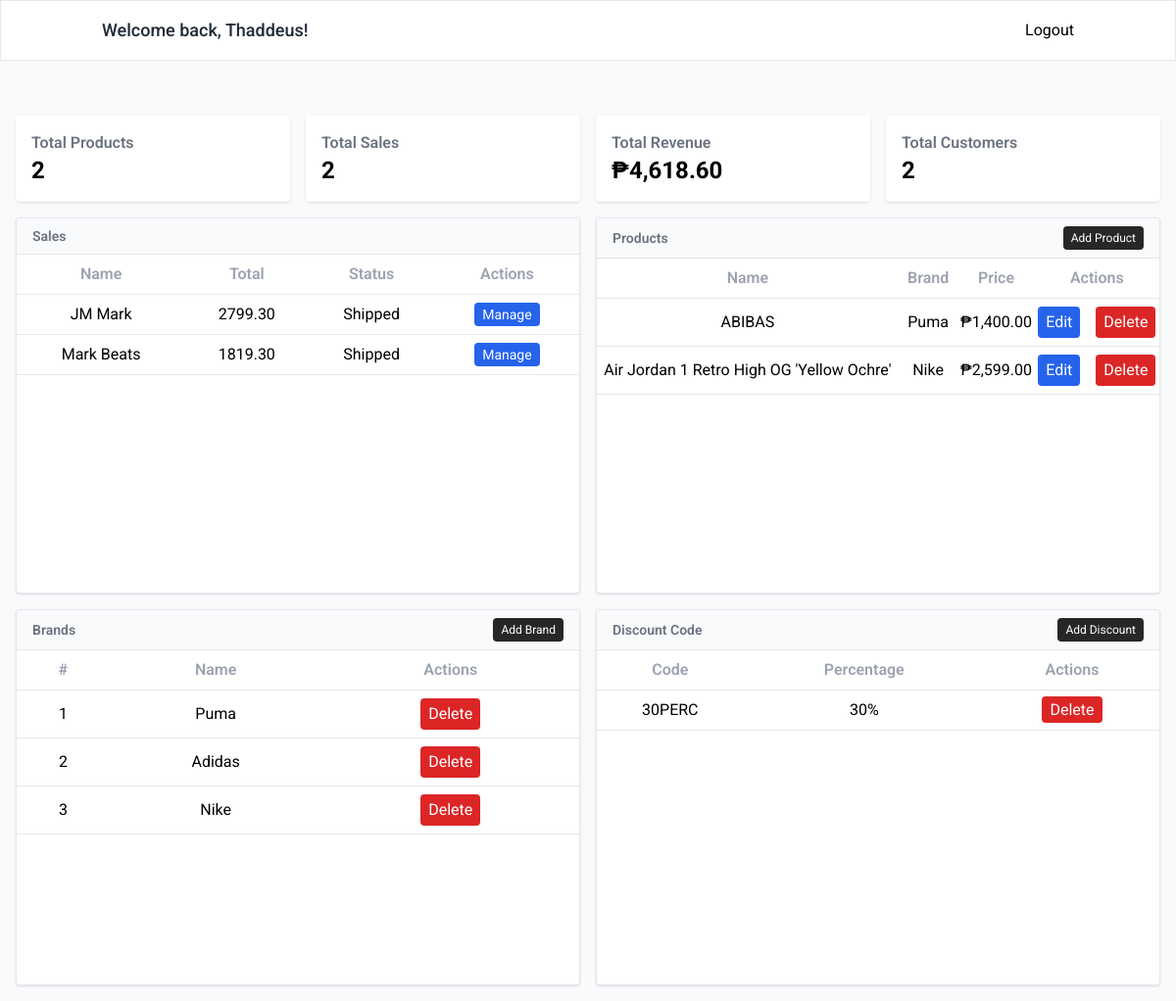
The app's page /admin/index.php (signed in) with its own data.
### tables this page shows
CREATE TABLE `sales` (
  `id` int(11) NOT NULL,
  `total` decimal(10,2) NOT NULL,
  `customer_name` varchar(255) NOT NULL,
  `address` varchar(255) NOT NULL,
  `city` varchar(255) NOT NULL,
  `status` enum('Pending','Processing','Confirmed','Out for Delivery','Shipped','Cancelled') NOT NULL,
  `sale_id` varchar(16) NOT NULL,
  `discount_code` varchar(255) DEFAULT NULL,
  `owner_id` int(11) NOT NULL
);

CREATE TABLE `products` (
  `id` int(11) NOT NULL,
  `name` varchar(255) NOT NULL,
  `price` decimal(15,2) NOT NULL,
  `image` varchar(255) NOT NULL,
  `stocks` int(11) NOT NULL DEFAULT 1,
  `brand_name` varchar(255) NOT NULL
);

CREATE TABLE `brands` (
  `id` int(11) NOT NULL,
  `brand_name` varchar(255) NOT NULL
);

CREATE TABLE `discount_code` (
  `id` int(11) NOT NULL,
  `discount_code` varchar(255) NOT NULL,
  `percentage` int(3) NOT NULL
);

### admin/index.php (the view, shortened to what this page needs)
<?php
    require_once '../config.php';
    $result = mysqli_query($conn, "SELECT * FROM products ORDER BY id DESC");
    $products = mysqli_fetch_all($result, MYSQLI_ASSOC);
    $result = mysqli_query($conn, "SELECT * FROM sales ORDER BY id DESC");
    $sales = mysqli_fetch_all($result, MYSQLI_ASSOC);
    $result = mysqli_query($conn, "SELECT * FROM brands ORDER BY id DESC");
    $brands = mysqli_fetch_all($result, MYSQLI_ASSOC);
    $discounts = mysqli_query($conn, "SELECT * FROM discount_code ORDER BY id DESC");
    $discounts = mysqli_fetch_all($discounts, MYSQLI_ASSOC);
?>
<!doctype html>
<html lang='en'>
<head>
    <script src='../assets/js/tailwind.js'></script>
    <link rel="stylesheet" href="../assets/css/main.css">
</head>
<body class="bg-gray-50 roboto">
    <nav class="border bg-white">
        <div class="container mx-auto p-4 flex items-center justify-between">
            <h1 class="text-lg font-medium text-gray-800">Welcome back, Thaddeus!</h1>
            <a href="../logout.php">Logout</a>
        </div>
    </nav>
    <div class="mt-10 p-4 max-w-7xl mx-auto space-y-4">
        <div class="grid md:grid-cols-4 grid-cols-2 gap-4">
            <div class="bg-white p-4 rounded shadow">
                <h5 class="text-gray-500 font-semibold">Total Products</h5>
                <p class="text-2xl font-bold"><?= count($products) ?></p>
            </div>
            <div class="bg-white p-4 rounded shadow">
                <h5 class="text-gray-500 font-semibold">Total Sales</h5>
                <p class="text-2xl font-bold"><?= count($sales) ?></p>
            </div>
            <div class="bg-white p-4 rounded shadow">
                <h5 class="text-gray-500 font-semibold">Total Revenue</h5>
                <p class="text-2xl font-bold">₱<?= number_format(array_sum(array_column($sales, 'total')), 2) ?></p>
            </div>
            <div class="bg-white p-4 rounded shadow">
                <h5 class="text-gray-500 font-semibold">Total Customers</h5>
                <p class="text-2xl font-bold"><?= count(array_unique(array_column($sales, 'customer_name'))) ?></p>
            </div>
        </div>
        <div class="grid grid-cols-1 md:grid-cols-2 gap-4">
            <div class="border rounded shadow h-96 max-h-96 overflow-y-auto bg-white">
                <div class="sticky top-0 flex items-center text-sm justify-between bg-gray-50 p-2 px-4">
                    <h5 class="text-gray-500 font-semibold">Sales</h5>
                </div>
                <table class="w-full">
                    <thead class="bg-white">
                        <tr class="text-gray-400 border-y">
                            <th class="font-semibold p-2">Name</th>
                            <th class="font-semibold p-2">Total</th>
                            <th class="font-semibold p-2">Status</th>
                            <th class="font-semibold p-2">Actions</th>
                        </tr>
                    </thead>
                    <tbody>
                        <?php foreach ($sales as $index => $sale): ?>
                            <tr class="border-b text-center hover:bg-gray-50">
                                <td class="py-2"><?= htmlspecialchars($sale['customer_name']) ?></td>
                                <td class="py-2"><?= htmlspecialchars($sale['total']) ?></td>
                                <td class="py-2"><?= $sale['status'] ?></td>
                                <td class="py-2">
                                    <a href="manage_sales.php?id=<?php echo $sale['sale_id']; ?>" class="px-2 py-1 rounded text-white bg-blue-600 hover:bg-blue-700 text-sm">Manage</a>
                                </td>
                            </tr>
                        <?php endforeach; ?>
                    </tbody>
                </table>
            </div>
            <div class="border rounded shadow h-96 max-h-96 overflow-y-auto bg-white">
                <div class="sticky top-0 flex items-center text-sm justify-between bg-gray-50 p-2 px-4">
                    <h5 class="text-gray-500 font-semibold">Products</h5>
                    <a href="add_product.php" class="bg-zinc-800 hover:bg-zinc-900 text-white px-2 py-1 rounded text-xs">Add Product</a>
                </div>
                <table class="w-full">
                    <thead class="bg-white">
                        <tr class="text-gray-400 border-y">
                            <th class="font-semibold p-2">Name</th>
                            <th class="font-semibold p-2">Brand</th>
                            <th class="font-semibold p-2">Price</th>
                            <th class="font-semibold p-2">Actions</th>
                        </tr>
                    </thead>
                    <tbody>
                        <?php foreach ($products as $index => $product): ?>
                            <tr class="border-b text-center hover:bg-gray-50">
                                <td class="py-2"><?php echo htmlspecialchars($product['name']); ?></td>
                                <td class="py-2"><?php echo htmlspecialchars($product['brand_name']); ?></td>
                                <td class="py-2">₱<?php echo number_format($product['price'], 2); ?></td>
                                <td class="py-2 flex items-center justify-center space-x-4">
                                    <a href="edit_product.php?id=<?php echo $product['id']; ?>" class="px-2 py-1 rounded text-white bg-blue-600 hover:bg-blue-700">Edit</a>
                                    <a href="delete_product.php?id=<?php echo $product['id']; ?>" class="px-2 py-1 rounded text-white bg-red-600 hover:bg-red-700">Delete</a>
                                </td>
                            </tr>
                        <?php endforeach; ?>
                    </tbody>
                </table>
            </div>
            <div class="border rounded shadow h-96 max-h-96 overflow-y-auto bg-white">
                <div class="sticky top-0 flex items-center text-sm justify-between bg-gray-50 p-2 px-4">
                    <h5 class="text-gray-500 font-semibold">Brands</h5>
                    <a href="add_brand.php" class="bg-zinc-800 hover:bg-zinc-900 text-white px-2 py-1 rounded text-xs">Add Brand</a>
                </div>
                <table class="w-full">
                    <thead class="bg-white">
                        <tr class="text-gray-400 border-y">
                            <th class="font-semibold p-2">#</th>
                            <th class="font-semibold p-2">Name</th>
                            <th class="font-semibold p-2">Actions</th>
                        </tr>
                    </thead>
                    <tbody>
                        <?php foreach ($brands as $index => $brand): ?>
                            <tr class="border-b text-center hover:bg-gray-50">
                                <td class="py-2"><?php echo $index + 1; ?></td>
                                <td class="py-2"><?php echo htmlspecialchars($brand['brand_name']); ?></td>
                                <td class="py-2 flex items-center justify-center space-x-4">
                                    <a href="delete_brand.php?id=<?php echo $brand['id']; ?>" class="px-2 py-1 rounded text-white bg-red-600 hover:bg-red-700">Delete</a>
                                </td>
                            </tr>
                        <?php endforeach; ?>
                    </tbody>
                </table>
            </div>
            <div class="border rounded shadow h-96 max-h-96 overflow-y-auto bg-white">
                <div class="sticky top-0 flex items-center text-sm justify-between bg-gray-50 p-2 px-4">
                    <h5 class="text-gray-500 font-semibold">Discount Code</h5>
                    <a href="add_discount.php" class="bg-zinc-800 hover:bg-zinc-900 text-white px-2 py-1 rounded text-xs">Add Discount</a>
                </div>
                <table class="w-full">
                    <thead class="bg-white">
                        <tr class="text-gray-400 border-y">
                            <th class="font-semibold p-2">Code</th>
                            <th class="font-semibold p-2">Percentage</th>
                            <th class="font-semibold p-2">Actions</th>
                        </tr>
                    </thead>
                    <tbody>
                        <?php foreach ($discounts as $index => $discount): ?>
                            <tr class="border-b text-center hover:bg-gray-50">
                                <td class="py-2"><?php echo htmlspecialchars($discount['discount_code']); ?></td>
                                <td class="py-2"><?php echo htmlspecialchars($discount['percentage']); ?>%</td>
                                <td class="py-2">
                                    <a href="delete_discount.php?id=<?php echo $discount['id']; ?>" class="px-2 py-1 rounded text-white bg-red-600 hover:bg-red-700">Delete</a>
                                </td>
                            </tr>
                        <?php endforeach; ?>
                    </tbody>
                </table>
            </div>
        </div>
    </div>
</body>
</html>

### assets/css/main.css (style rules this page uses)
.roboto { font-family: "Roboto", sans-serif; font-optical-sizing: auto; font-style: normal; font-variation-settings: "wdth" 100; }

### records on screen
sales: customer_name "JM Mark", total "2799.30", status "Shipped"
sales: customer_name "Mark Beats", total "1819.30", status "Shipped"
products: name "ABIBAS", brand_name "Puma", price "1,400.00"
products: name "Air Jordan 1 Retro High OG 'Yellow Ochre'", brand_name "Nike", price "2,599.00"
brands: brand_name "Puma"
brands: brand_name "Adidas"
brands: brand_name "Nike"
discount_code: discount_code "30PERC", percentage "30"

### other values on screen
count($products) "2"
count($sales) "2"
array_sum(array_column($sales, 'total')) "4,618.60"
count(array_unique(array_column($sales, 'customer_name'))) "2"
